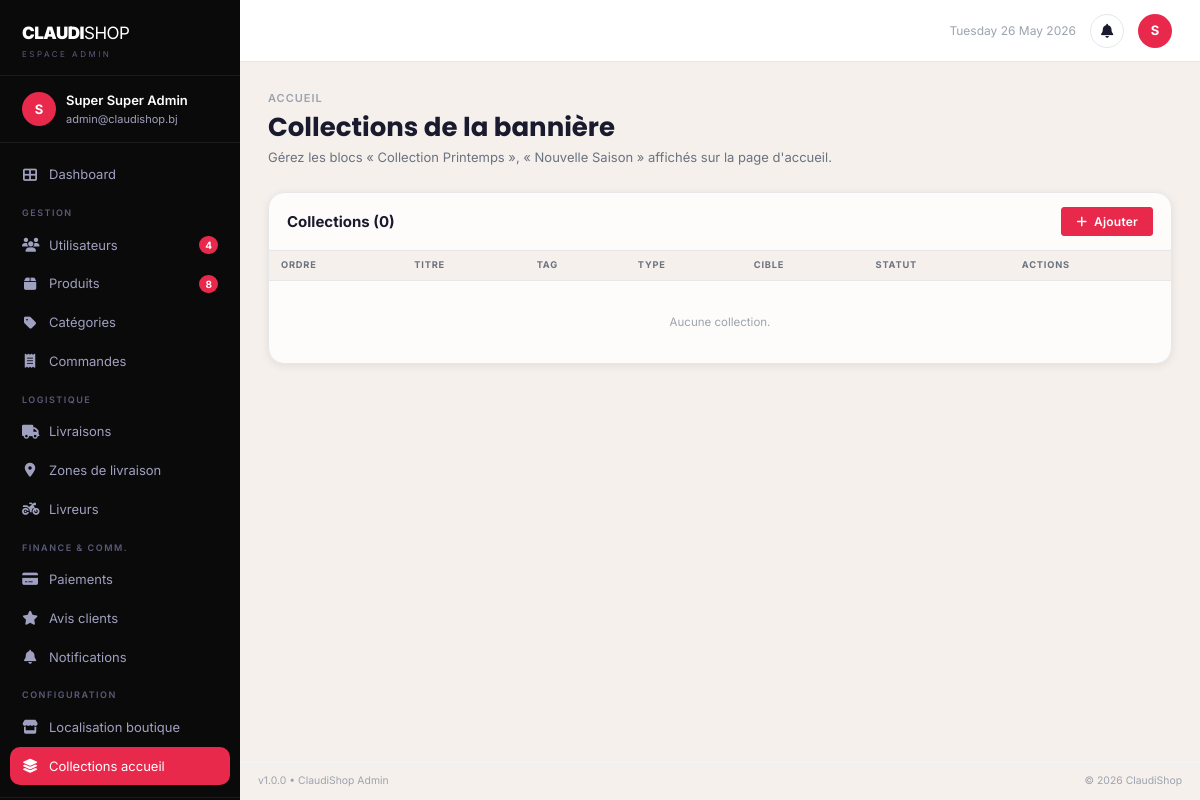
/admin/collections.php (signed in), run on an earlier commit of the app's database.
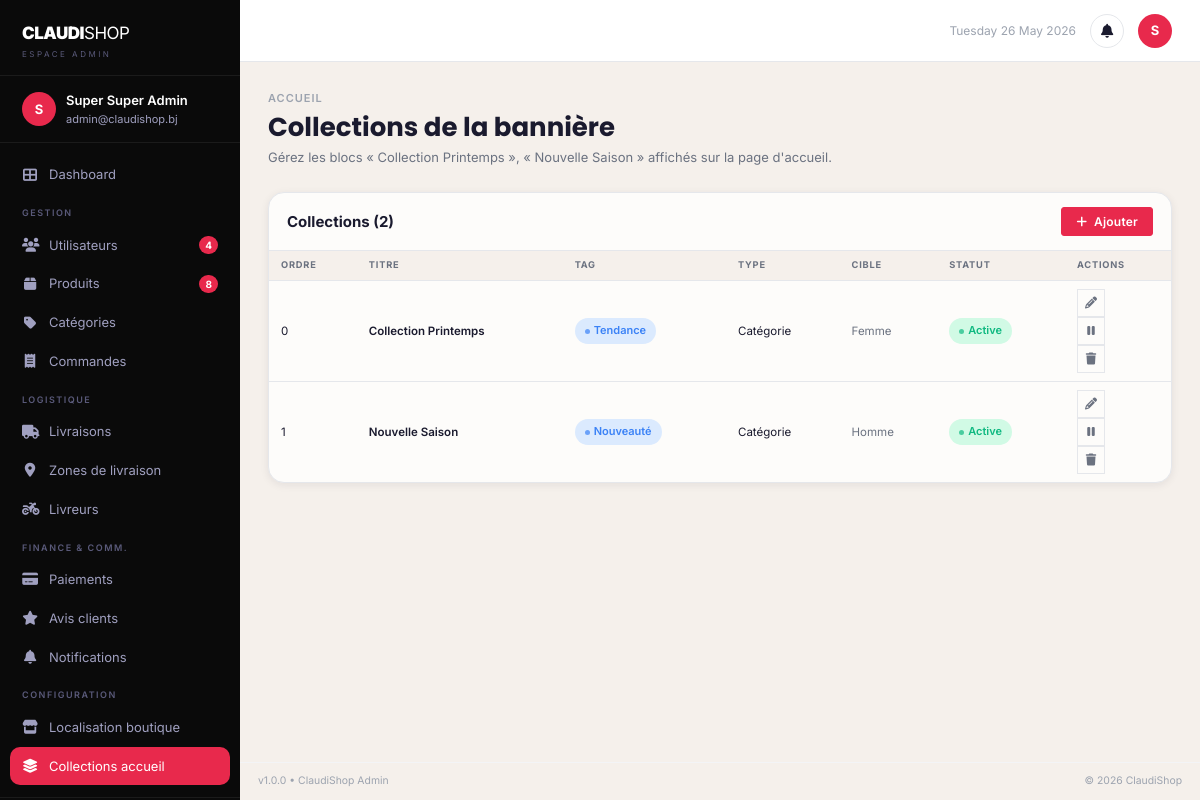
And on a later commit of the database.
### tables this page shows
CREATE TABLE IF NOT EXISTS `hero_collection` (
  `id`           INT UNSIGNED NOT NULL AUTO_INCREMENT,
  `titre`        VARCHAR(200) NOT NULL,
  `tag`          VARCHAR(100) NOT NULL DEFAULT '',
  `type`         ENUM('categorie','produits') NOT NULL DEFAULT 'categorie',
  `categorie_id` INT UNSIGNED DEFAULT NULL,
  `produit_ids`  TEXT DEFAULT NULL,
  `statut`       TINYINT(1) NOT NULL DEFAULT 1,
  `ordre`        INT NOT NULL DEFAULT 0,
  `date_creation` DATETIME NOT NULL DEFAULT CURRENT_TIMESTAMP,
  PRIMARY KEY (`id`),
  KEY `idx_hero_cat` (`categorie_id`)
);

CREATE TABLE `categorie` (
  `id`          INT UNSIGNED NOT NULL AUTO_INCREMENT,
  `nom`         VARCHAR(100) NOT NULL,
  `description` TEXT DEFAULT NULL,
  `image`       VARCHAR(255) DEFAULT NULL,
  `parent_id`   INT UNSIGNED DEFAULT NULL,
  `statut`      TINYINT(1) NOT NULL DEFAULT 1,
  `date_creation` DATETIME NOT NULL DEFAULT CURRENT_TIMESTAMP,
  `updated_at`  DATETIME NOT NULL DEFAULT CURRENT_TIMESTAMP ON UPDATE CURRENT_TIMESTAMP,
  PRIMARY KEY (`id`),
  KEY `idx_parent` (`parent_id`),
  CONSTRAINT `fk_categorie_parent` FOREIGN KEY (`parent_id`) REFERENCES `categorie` (`id`) ON DELETE SET NULL
);

### config/database.php (called while the page is built, shortened)
<?php
class Database {
    private static $instance = null;
    private $pdo;
    private function __construct() {
        $host = 'localhost';
        $dbname = 'claudishop';
        $username = 'root';
        $password = '';
        try {
            $this->pdo = new PDO(
                "mysql:host=$host;dbname=$dbname;charset=utf8mb4",
                $username,
                $password,
                [
                    PDO::ATTR_ERRMODE => PDO::ERRMODE_EXCEPTION,
                    PDO::ATTR_DEFAULT_FETCH_MODE => PDO::FETCH_ASSOC,
                    PDO::ATTR_EMULATE_PREPARES => false
                ]
            );
        } catch (PDOException $e) {
            die("Erreur de connexion à la base de données.");
        }
    }
    public static function getInstance() {
        if (self::$instance === null) {
            self::$instance = new self();
        }
        return self::$instance;
    }
    public function getConnection() {
        return $this->pdo;
    }
}

### classes/HeroCollection.php (called while the page is built, shortened)
<?php
require_once __DIR__ . '/../config/database.php';
class HeroCollection {
    private $db;
    public function __construct() {
        $this->db = Database::getInstance()->getConnection();
    }
    public function getAll() {
        return $this->db->query("SELECT * FROM hero_collection ORDER BY ordre, id")->fetchAll();
    }
}

### config/config.php (called while the page is built, shortened)
<?php
function securiser($data) {
    return htmlspecialchars(trim($data), ENT_QUOTES, 'UTF-8');
}
function verifierUtilisateurExiste() {
    require_once __DIR__ . '/../config/database.php';
}
function nettoyerInvite() {
    if (empty($_SESSION['user_id']) || empty($_SESSION['guest_converted'])) {
        return;
    }
    require_once __DIR__ . '/../config/database.php';
}

### classes/Categorie.php (called while the page is built, shortened)
<?php
require_once __DIR__ . '/../config/database.php';
class Categorie {
    private $db;
    public function __construct() {
        $this->db = Database::getInstance()->getConnection();
    }
    public function getById($id) {
        $stmt = $this->db->prepare("SELECT * FROM categorie WHERE id = ?");
        $stmt->execute([$id]);
        return $stmt->fetch();
    }
}

### admin/collections.php (the view, shortened to what the changed rows need)
<?php
require_once __DIR__ . '/../config/config.php';
require_once __DIR__ . '/../classes/HeroCollection.php';
require_once __DIR__ . '/../classes/Categorie.php';
$heroObj = new HeroCollection();
$categorieObj = new Categorie();
$collections = $heroObj->getAll();
require_once __DIR__ . '/../includes/header.php';
?>
<div class="dashboard-layout">
<div class="dash-main">
<div class="dash-content">
    <div class="dash-page-header">
        <h1 class="dash-page-title">Collections de la bannière</h1>
    </div>
    <div class="table-card">
        <div class="table-card-header">
            <span class="table-card-title">Collections (<?= count($collections) ?>)</span>
            <button class="btn btn-dark btn-sm" onclick="ouvrirModal()"><i class="fas fa-plus"></i> Ajouter</button>
        </div>
        <table>
            <thead><tr><th>Ordre</th><th>Titre</th><th>Tag</th><th>Type</th><th>Cible</th><th>Statut</th><th>Actions</th></tr></thead>
            <tbody>
            <?php if (empty($collections)): ?>
            <tr><td colspan="7" style="text-align:center;padding:32px;color:var(--gray-400);">Aucune collection.</td></tr>
            <?php else: foreach ($collections as $c): ?>
            <tr>
                <td class="text-sm"><?= $c['ordre'] ?></td>
                <td class="text-sm font-semibold"><?= securiser($c['titre']) ?></td>
                <td><span class="badge badge-info"><?= securiser($c['tag']) ?></span></td>
                <td class="text-sm"><?= $c['type'] === 'categorie' ? 'Catégorie' : 'Produits' ?></td>
                <td class="text-sm text-muted">
                    <?php if ($c['type'] === 'categorie' && $c['categorie_id']):
                        $cat = $categorieObj->getById($c['categorie_id']);
                        echo securiser($cat ? $cat['nom'] : '—');
                    elseif ($c['type'] === 'produits' && $c['produit_ids']):
                        $ids = explode(',', $c['produit_ids']);
                        echo count($ids) . ' produit(s)';
                    else: echo '—';
                    endif; ?>
                </td>
                <td><?= $c['statut'] ? '<span class="badge badge-success">Active</span>' : '<span class="badge badge-dark">Inactive</span>' ?></td>
                <td>
                    <button class="action-btn" onclick="ouvrirModal(<?= $c['id'] ?>)" title="Modifier"><i class="fas fa-pencil-alt"></i></button>
                    <form method="POST" style="display:inline;">
                        <button type="submit" class="action-btn" title="Activer/Désactiver"><i class="fas fa-<?= $c['statut'] ? 'pause' : 'play' ?>"></i></button>
                    </form>
                    <form method="POST" style="display:inline;" onsubmit="return confirm('Supprimer cette collection ?');">
                        <button type="submit" class="action-btn danger"><i class="fas fa-trash"></i></button>
                    </form>
                </td>
            </tr>
            <?php endforeach; endif; ?>
            </tbody>
        </table>
    </div>
</div>
</div>
</div>
</body></html>

What changed in the data, as far as the page shows it:
added hero_collection: ordre "0", titre "Collection Printemps", tag "Tendance", type "Catégorie", categorie.nom "Femme", statut "Active"
added hero_collection: ordre "1", titre "Nouvelle Saison", tag "Nouveauté", type "Catégorie", categorie.nom "Homme", statut "Active"
Also different on the page:
count($collections): "0" → "2"
text no longer shown: "Aucune collection."
